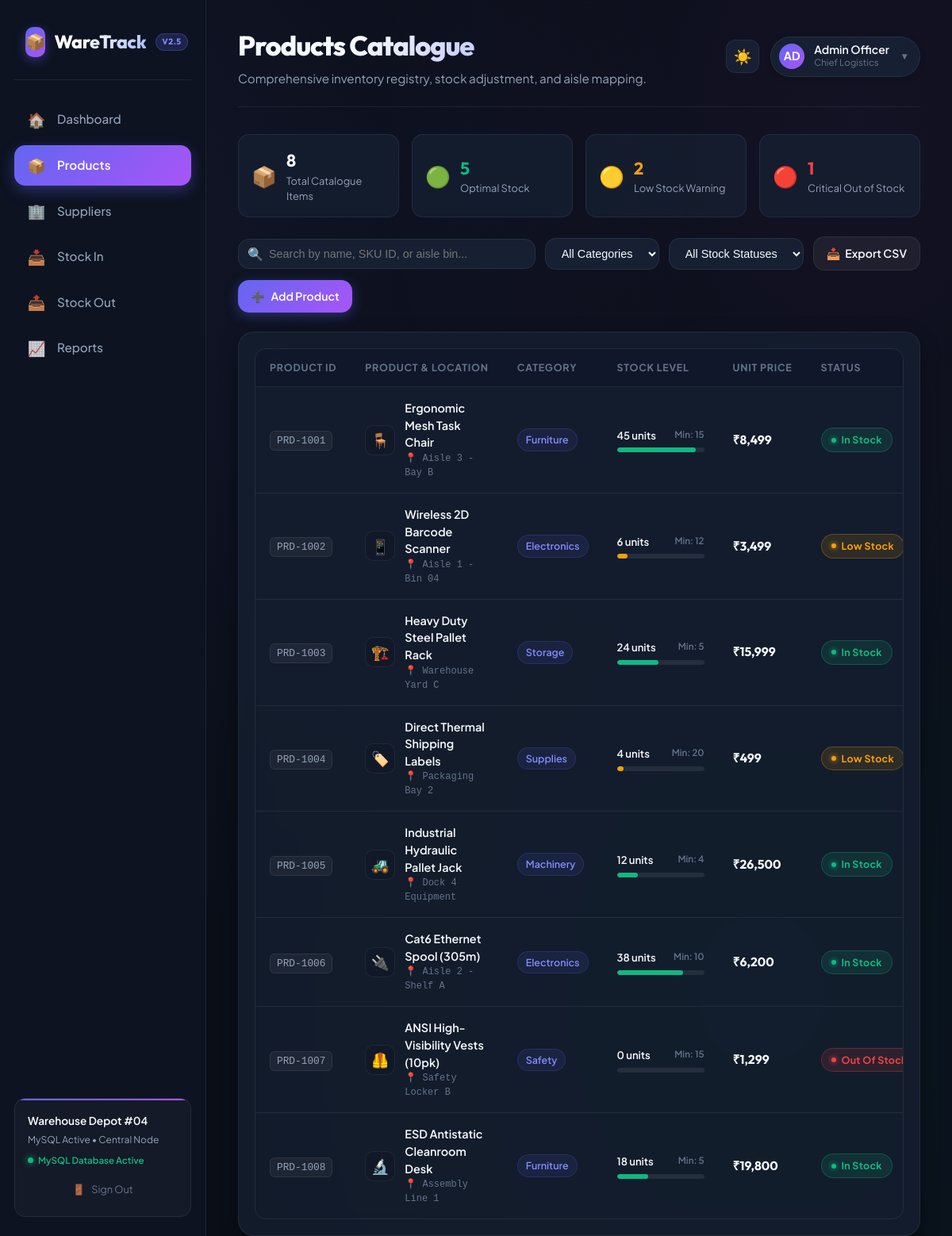
/products.php, run on the app's committed database.
### tables this page shows
CREATE TABLE `products` (
    `id` VARCHAR(50) NOT NULL PRIMARY KEY,
    `name` VARCHAR(255) NOT NULL,
    `category` VARCHAR(100) NOT NULL,
    `quantity` INT NOT NULL DEFAULT 0,
    `min_stock` INT NOT NULL DEFAULT 10,
    `price` DECIMAL(12, 2) NOT NULL DEFAULT 0.00,
    `location` VARCHAR(150) DEFAULT 'General Storage',
    `icon` VARCHAR(50) DEFAULT '📦',
    `supplier_id` VARCHAR(50) NULL,
    `created_at` TIMESTAMP DEFAULT CURRENT_TIMESTAMP,
    `updated_at` TIMESTAMP DEFAULT CURRENT_TIMESTAMP ON UPDATE CURRENT_TIMESTAMP,
    INDEX `idx_category` (`category`),
    INDEX `idx_quantity` (`quantity`),
    INDEX `idx_min_stock` (`min_stock`),
    INDEX `idx_prod_supplier` (`supplier_id`)
);

### includes/functions.php (called while the page is built, shortened)
<?php
function formatCurrency($amount) {
    return '₹' . number_format((float)$amount, 0, '.', ',');
}
function e($text) {
    return htmlspecialchars((string)($text ?? ''), ENT_QUOTES, 'UTF-8');
}
function getStockStatus($quantity, $minStock) {
    $qty = (int)$quantity;
    $min = (int)$minStock;
    if ($qty <= 0) {
        return ['label' => 'Out of Stock', 'class' => 'out-of-stock'];
    } elseif ($qty <= $min) {
        return ['label' => 'Low Stock', 'class' => 'low-stock'];
    } else {
        return ['label' => 'In Stock', 'class' => 'in-stock'];
    }
}
function ensureDatabaseSeeded() {
    static $seeded = false;
    if ($seeded) return true;
    $pdo = getDBConnection();
    try {
        $pdo->exec("
            CREATE TABLE IF NOT EXISTS `users` (
                `id` INT AUTO_INCREMENT PRIMARY KEY,
                `username` VARCHAR(50) NOT NULL UNIQUE,
                `password_hash` VARCHAR(255) NOT NULL,
                `full_name` VARCHAR(100) NOT NULL,
                `role` VARCHAR(50) NOT NULL DEFAULT 'Warehouse Officer',
                `email` VARCHAR(150) NOT NULL,
                `avatar_initials` VARCHAR(5) DEFAULT 'AD',
                `created_at` TIMESTAMP DEFAULT CURRENT_TIMESTAMP,
                INDEX `idx_username` (`username`)
            ) ENGINE=InnoDB DEFAULT CHARSET=utf8mb4 COLLATE=utf8mb4_unicode_ci;
        ");
        $pdo->exec("
            CREATE TABLE IF NOT EXISTS `suppliers` (
                `id` VARCHAR(50) NOT NULL PRIMARY KEY,
                `name` VARCHAR(255) NOT NULL,
                `contact_name` VARCHAR(100) NOT NULL,
                `email` VARCHAR(150) NOT NULL,
                `phone` VARCHAR(50) NOT NULL,
                `category` VARCHAR(100) NOT NULL,
                `address` VARCHAR(255) NOT NULL,
                `status` ENUM('Active', 'Preferred', 'On Hold') DEFAULT 'Active',
                `created_at` TIMESTAMP DEFAULT CURRENT_TIMESTAMP,
                INDEX `idx_supplier_category` (`category`),
                INDEX `idx_supplier_status` (`status`)
            ) ENGINE=InnoDB DEFAULT CHARSET=utf8mb4 COLLATE=utf8mb4_unicode_ci;
        ");
        $pdo->exec("
            CREATE TABLE IF NOT EXISTS `products` (
                `id` VARCHAR(50) NOT NULL PRIMARY KEY,
                `name` VARCHAR(255) NOT NULL,
                `category` VARCHAR(100) NOT NULL,
                `quantity` INT NOT NULL DEFAULT 0,
                `min_stock` INT NOT NULL DEFAULT 10,
                `price` DECIMAL(12, 2) NOT NULL DEFAULT 0.00,
                `location` VARCHAR(150) DEFAULT 'General Storage',
                `icon` VARCHAR(50) DEFAULT '📦',
                `supplier_id` VARCHAR(50) NULL,
                `created_at` TIMESTAMP DEFAULT CURRENT_TIMESTAMP,
                `updated_at` TIMESTAMP DEFAULT CURRENT_TIMESTAMP ON UPDATE CURRENT_TIMESTAMP,
                INDEX `idx_category` (`category`),
                INDEX `idx_quantity` (`quantity`),
                INDEX `idx_min_stock` (`min_stock`)
            ) ENGINE=InnoDB DEFAULT CHARSET=utf8mb4 COLLATE=utf8mb4_unicode_ci;
        ");
        $pdo->exec("
            CREATE TABLE IF NOT EXISTS `stock_transactions` (
                `id` INT AUTO_INCREMENT PRIMARY KEY,
                `transaction_type` ENUM('IN', 'OUT') NOT NULL,
                `product_id` VARCHAR(50) NOT NULL,
                `supplier_id` VARCHAR(50) NULL,
                `quantity` INT NOT NULL,
                `reference_no` VARCHAR(100) NOT NULL,
                `reason` VARCHAR(100) DEFAULT 'Purchase Restock',
                `unit_price` DECIMAL(12, 2) NOT NULL DEFAULT 0.00,
                `recipient` VARCHAR(150) NULL,
                `notes` TEXT NULL,
                `created_at` TIMESTAMP DEFAULT CURRENT_TIMESTAMP,
                INDEX `idx_trans_type` (`transaction_type`),
                INDEX `idx_trans_prod` (`product_id`),
                INDEX `idx_trans_created` (`created_at`)
            ) ENGINE=InnoDB DEFAULT CHARSET=utf8mb4 COLLATE=utf8mb4_unicode_ci;
        ");
        $pdo->exec("
            CREATE TABLE IF NOT EXISTS `activity_log` (
                `id` INT AUTO_INCREMENT PRIMARY KEY,
                `product_id` VARCHAR(50) NULL,
                `action` VARCHAR(50) NOT NULL,
                `details` TEXT NOT NULL,
                `created_at` TIMESTAMP DEFAULT CURRENT_TIMESTAMP,
                INDEX `idx_log_product` (`product_id`),
                INDEX `idx_log_created` (`created_at`)
            ) ENGINE=InnoDB DEFAULT CHARSET=utf8mb4 COLLATE=utf8mb4_unicode_ci;
        ");
        $userCount = $pdo->query("SELECT COUNT(*) FROM `users`")->fetchColumn();
        $suppCount = $pdo->query("SELECT COUNT(*) FROM `suppliers`")->fetchColumn();
        $count = $pdo->query("SELECT COUNT(*) FROM `products`")->fetchColumn();
        $transCount = $pdo->query("SELECT COUNT(*) FROM `stock_transactions`")->fetchColumn();
        $seeded = true;
        return true;
    } catch (Exception $e) {
        return false;
    }
}
function getInventoryStats() {
    $defaultStats = [
        'totalProducts'    => 8,
        'totalStock'       => 147,
        'lowStock'         => 3,
        'inventoryValue'   => 1214880,
        'healthyStock'     => 5,
        'outOfStock'       => 1,
        'totalSuppliers'   => 5,
        'totalStockIn'     => 50,
        'totalStockOut'    => 35,
    ];
    $pdo = getDBConnection();
    try {
        ensureDatabaseSeeded();
        $sql = "
            SELECT
                COUNT(*) as total_products,
                COALESCE(SUM(quantity), 0) as total_stock,
                COALESCE(SUM(CASE WHEN quantity <= min_stock AND quantity > 0 THEN 1 ELSE 0 END), 0) as low_stock,
                COALESCE(SUM(CASE WHEN quantity > min_stock THEN 1 ELSE 0 END), 0) as healthy_stock,
                COALESCE(SUM(CASE WHEN quantity <= 0 THEN 1 ELSE 0 END), 0) as out_of_stock,
                COALESCE(SUM(quantity * price), 0) as inventory_value
            FROM `products`
        ";
        $row = $pdo->query($sql)->fetch();
        $supCount = (int)$pdo->query("SELECT COUNT(*) FROM `suppliers` WHERE `status` = 'Active' OR `status` = 'Preferred'")->fetchColumn();
        $inUnits = (int)$pdo->query("SELECT COALESCE(SUM(quantity), 0) FROM `stock_transactions` WHERE `transaction_type` = 'IN'")->fetchColumn();
        $outUnits = (int)$pdo->query("SELECT COALESCE(SUM(quantity), 0) FROM `stock_transactions` WHERE `transaction_type` = 'OUT'")->fetchColumn();
        if ($row) {
            return [
                'totalProducts'  => (int)$row['total_products'],
                'totalStock'     => (int)$row['total_stock'],
                'lowStock'       => (int)$row['low_stock'],
                'healthyStock'   => (int)$row['healthy_stock'],
                'outOfStock'     => (int)$row['out_of_stock'],
                'inventoryValue' => (float)$row['inventory_value'],
                'totalSuppliers' => $supCount,
                'totalStockIn'   => $inUnits,
                'totalStockOut'  => $outUnits,
            ];
        }
    } catch (Exception $e) {
    }
    return $defaultStats;
}
function getProductsList($category = 'All', $search = '', $status = 'All') {
    $pdo = getDBConnection();
    try {
        $query = "
            SELECT p.*, s.name as supplier_name
            FROM `products` p
            LEFT JOIN `suppliers` s ON p.supplier_id = s.id
            WHERE 1=1
        ";
        $params = [];
        $query .= " ORDER BY p.`created_at` DESC";
        $stmt = $pdo->prepare($query);
        $stmt->execute($params);
        return $stmt->fetchAll();
    } catch (Exception $e) {
        return [];
    }
}

### products.php (the view, shortened to what this page needs)
<?php
require_once __DIR__ . '/includes/functions.php';
$stats = getInventoryStats();
$allProducts = getProductsList('All', '', 'All');
require_once __DIR__ . '/includes/header.php';
?>
<div class="summary-ribbon">
    <div class="ribbon-chip">
        <span style="font-size: 1.6rem;">📦</span>
        <div>
            <h4 id="ribbonTotal"><?= (int)$stats['totalProducts'] ?></h4>
            <p>Total Catalogue Items</p>
        </div>
    </div>
    <div class="ribbon-chip">
        <span style="font-size: 1.6rem; color: var(--success);">🟢</span>
        <div>
            <h4 id="ribbonHealthy" style="color: var(--success);"><?= (int)$stats['healthyStock'] ?></h4>
            <p>Optimal Stock</p>
        </div>
    </div>
    <div class="ribbon-chip">
        <span style="font-size: 1.6rem; color: var(--warning);">🟡</span>
        <div>
            <h4 id="ribbonLow" style="color: var(--warning);"><?= (int)$stats['lowStock'] ?></h4>
            <p>Low Stock Warning</p>
        </div>
    </div>
    <div class="ribbon-chip">
        <span style="font-size: 1.6rem; color: var(--danger);">🔴</span>
        <div>
            <h4 id="ribbonOut" style="color: var(--danger);"><?= (int)$stats['outOfStock'] ?></h4>
            <p>Critical Out of Stock</p>
        </div>
    </div>
</div>
<div class="page-toolbar">
    <div class="filter-controls">
        <div class="search-box-wide">
            <span class="icon">🔍</span>
            <input type="text" id="catalogueSearch" placeholder="Search by name, SKU ID, or aisle bin...">
        </div>
        <select id="categoryFilter" class="filter-select">
            <option value="All">All Categories</option>
        </select>
        <select id="statusFilter" class="filter-select">
            <option value="All">All Stock Statuses</option>
        </select>
        <a href="api/export-csv.php" class="btn-secondary" id="exportBtn" style="padding: 10px 16px; font-size: 0.88rem; display: inline-flex; align-items: center; gap: 6px; text-decoration: none;">
            <span>📥</span> Export CSV
        </a>
        <a href="add-product.php" class="btn-primary" style="padding: 10px 16px; font-size: 0.88rem;">
            <span>➕</span> Add Product
        </a>
    </div>
</div>
<div class="table-section" style="padding: 20px;">
    <div class="table-container">
        <table>
            <thead>
                <tr>
                    <th>Product ID</th>
                    <th>Product & Location</th>
                    <th>Category</th>
                    <th>Stock Level</th>
                    <th>Unit Price</th>
                    <th>Status</th>
                </tr>
            </thead>
            <tbody id="catalogueTableBody">
                <?php if (empty($allProducts)): ?>
                    <tr>
                        <td colspan="7">
                            <div class="empty-state">
                                <div class="empty-state-icon">📦</div>
                                <h4>No Matching Products Found</h4>
                                <p>Try clearing filters or add a new product to MySQL.</p>
                            </div>
                        </td>
                    </tr>
                <?php else: ?>
                    <?php foreach ($allProducts as $item): ?>
                        <?php
                            $status = getStockStatus($item['quantity'], $item['min_stock']);
                            $maxRef = max($item['min_stock'] * 2.5, $item['quantity'], 50);
                            $percentage = min(100, round(($item['quantity'] / $maxRef) * 100));
                            $fillClass = "stock-fill-high";
                            if ($item['quantity'] <= $item['min_stock']) $fillClass = "stock-fill-mid";
                            if ($item['quantity'] <= 0) $fillClass = "stock-fill-low";
                        ?>
                        <tr data-id="<?= e($item['id']) ?>" data-category="<?= e($item['category']) ?>" data-status="<?= $status['class'] ?>" data-name="<?= e(strtolower($item['name'])) ?>" data-location="<?= e(strtolower($item['location'])) ?>">
                            <td><span class="badge-sku"><?= e($item['id']) ?></span></td>
                            <td>
                                <div class="product-cell">
                                    <div class="product-avatar"><?= e($item['icon'] ?: '📦') ?></div>
                                    <div class="product-meta">
                                        <span class="product-title"><?= e($item['name']) ?></span>
                                        <span class="product-sku">📍 <?= e($item['location'] ?: 'General Storage') ?></span>
                                    </div>
                                </div>
                            </td>
                            <td><span class="category-tag"><?= e($item['category']) ?></span></td>
                            <td>
                                <div class="stock-meter-cell">
                                    <div class="stock-meter-header">
                                        <span class="stock-count-text"><?= (int)$item['quantity'] ?> units</span>
                                        <span style="color: var(--text-muted); font-size: 0.72rem;">Min: <?= (int)$item['min_stock'] ?></span>
                                    </div>
                                    <div class="stock-bar-track">
                                        <div class="stock-bar-fill <?= $fillClass ?>" style="width: <?= $percentage ?>%"></div>
                                    </div>
                                </div>
                            </td>
                            <td><span class="price-text"><?= formatCurrency($item['price']) ?></span></td>
                            <td>
                                <span class="status-badge <?= $status['class'] ?>">
                                    <span class="status-badge-dot"></span>
                                    <?= $status['label'] ?>
                                </span>
                            </td>
                        </tr>
                    <?php endforeach; ?>
                <?php endif; ?>
            </tbody>
        </table>
    </div>
</div>
<?php require_once __DIR__ . '/includes/footer.php'; ?>

### products.php (style rules this page uses)
.page-toolbar { display: flex; justify-content: space-between; align-items: center; gap: 16px; margin-bottom: 24px; flex-wrap: wrap; }
.filter-controls { display: flex; align-items: center; gap: 12px; flex-wrap: wrap; flex: 1; }
.search-box-wide { position: relative; min-width: 280px; flex: 1; }
.search-box-wide input { width: 100%; background: var(--bg-surface-elevated); border: 1px solid var(--border-subtle); border-radius: var(--radius-md); padding: 10px 16px 10px 38px; color: var(--text-primary); font-size: 0.9rem; outline: none; transition: all var(--transition-fast); }
.search-box-wide .icon { position: absolute; left: 12px; top: 50%; transform: translateY(-50%); color: var(--text-muted); pointer-events: none; }
.filter-select { background: var(--bg-surface-elevated); border: 1px solid var(--border-subtle); border-radius: var(--radius-md); padding: 10px 16px; color: var(--text-primary); font-size: 0.9rem; outline: none; cursor: pointer; }
.summary-ribbon { display: grid; grid-template-columns: repeat(4, 1fr); gap: 16px; margin-bottom: 24px; }
.ribbon-chip { background: var(--bg-card); border: 1px solid var(--border-subtle); border-radius: var(--radius-md); padding: 16px; display: flex; align-items: center; gap: 12px; }
.ribbon-chip h4 { font-size: 1.35rem; font-family: 'Outfit', sans-serif; font-weight: 700; }
.ribbon-chip p { font-size: 0.8rem; color: var(--text-secondary); }

### data on the page
products: id "PRD-1001", icon "🪑", name "Ergonomic Mesh Task Chair", location "Aisle 3 - Bay B", category "Furniture", quantity "45", min_stock "15", price "₹8,499", quantity+min_stock "In Stock"
products: id "PRD-1002", icon "📱", name "Wireless 2D Barcode Scanner", location "Aisle 1 - Bin 04", category "Electronics", quantity "6", min_stock "12", price "₹3,499", quantity+min_stock "Low Stock"
products: id "PRD-1003", icon "🏗️", name "Heavy Duty Steel Pallet Rack", location "Warehouse Yard C", category "Storage", quantity "24", min_stock "5", price "₹15,999", quantity+min_stock "In Stock"
products: id "PRD-1004", icon "🏷️", name "Direct Thermal Shipping Labels", location "Packaging Bay 2", category "Supplies", quantity "4", min_stock "20", price "₹499", quantity+min_stock "Low Stock"
products: id "PRD-1005", icon "🚜", name "Industrial Hydraulic Pallet Jack", location "Dock 4 Equipment", category "Machinery", quantity "12", min_stock "4", price "₹26,500", quantity+min_stock "In Stock"
products: id "PRD-1006", icon "🔌", name "Cat6 Ethernet Spool (305m)", location "Aisle 2 - Shelf A", category "Electronics", quantity "38", min_stock "10", price "₹6,200", quantity+min_stock "In Stock"
products: id "PRD-1007", icon "🦺", name "ANSI High-Visibility Vests (10pk)", location "Safety Locker B", category "Safety", quantity "0", min_stock "15", price "₹1,299", quantity+min_stock "Out Of…"
products: id "PRD-1008", icon "🔬", name "ESD Antistatic Cleanroom Desk", location "Assembly Line 1", category "Furniture", quantity "18", min_stock "5", price "₹19,800", quantity+min_stock "In Stock"

### other printed values
$pageTitle "Products Catalogue"
$pageSubtitle "Comprehensive inventory registry, stock adjustment, and aisle mapping."
$currentUser['initials'] "AD"
$currentUser['full_name'] "Admin Officer"
$currentUser['role'] "Chief Logistics"
$stats['totalProducts'] "8"
$stats['healthyStock'] "5"
$stats['lowStock'] "2"
$stats['outOfStock'] "1"
